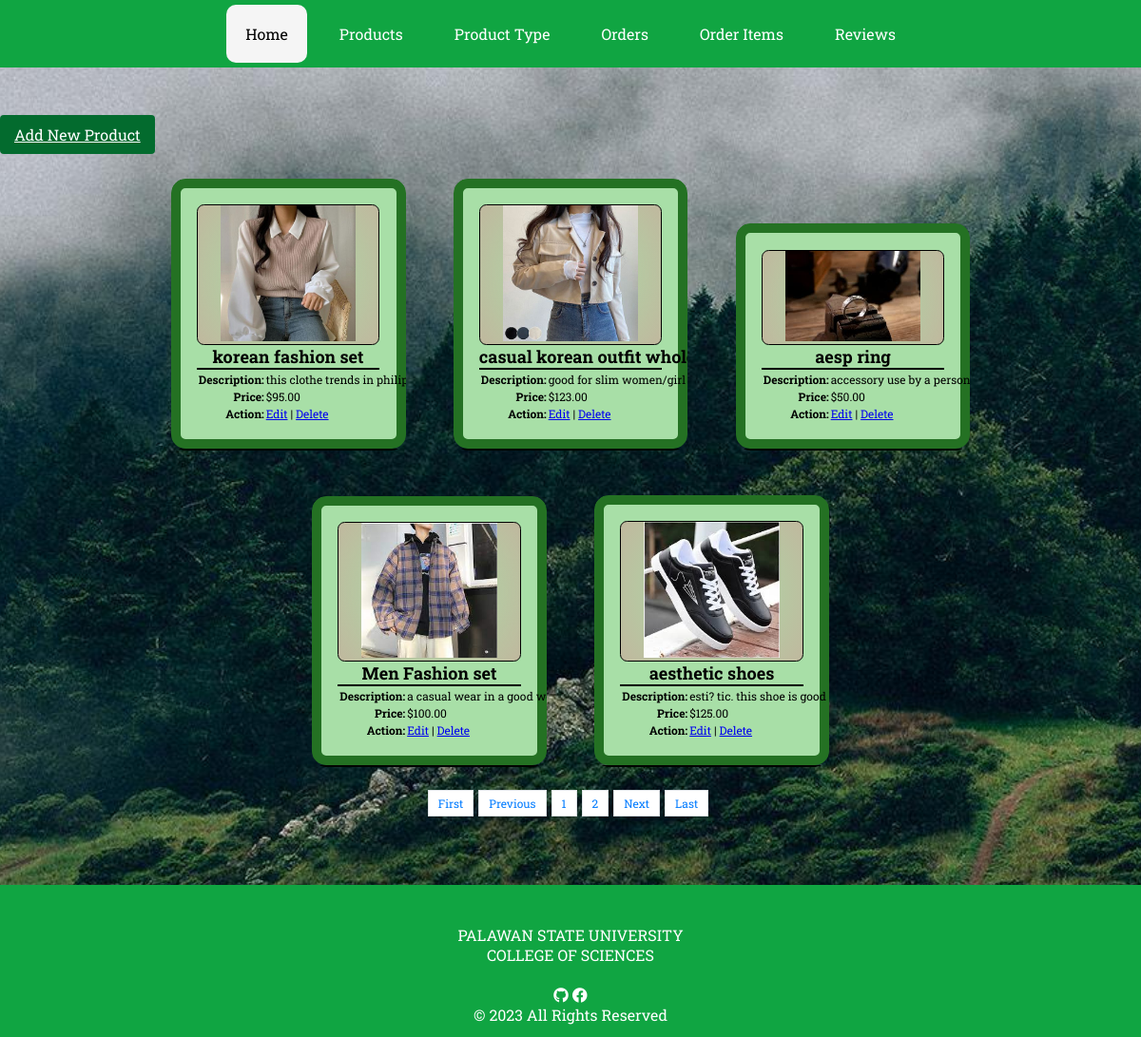
Screenshot of /products/ with the database file from the repository.
### record/models.py (models this page shows, shortened)
class BaseModel(models.Model):
    created_at = models.DateTimeField(auto_now=True, db_index=True)
    updated_at = models.DateTimeField(auto_now=True)
    class Meta:
        abstract = True

class Product(BaseModel):
    product_id = models.AutoField(primary_key=True)
    name = models.CharField(max_length=255)
    description = models.TextField()
    price = models.DecimalField(max_digits=10, decimal_places=2)
    image = models.ImageField(upload_to='product_images/', blank=True, null=True)

### record/views.py (the view)
# urls.py: path('products/', ProductListView.as_view(), name='product-list'),
class ProductListView(ListView):
    model = Product
    template_name = 'product_list.html'
    context_object_name = 'products'
    paginate_by = 5
    def get_queryset(self):
        return Product.objects.all()

### record/templates/product_list.html
{% extends 'base.html' %}
{% load static %}
{% block content %}
  <a href="{% url 'product-add' %}" class="custom-btn btn btn-primary">Add New Product</a><br>
  <section class="cards-container">
    {% for product in products %}
      <div class="card-box">
        <div class="card">
          <div class="card-type" id="product">
            <div class="card-image" id="product-img">
              {% if product.image %}
                <img src="{{ product.image.url }}" alt="{{ product.name }} Image">
              {% else %}
                <p>No image available</p>
              {% endif %}
            </div>
            <div class="card-name">
              <h2 class="sbs">{{ product.name }}</h2>
              <hr />
            </div>
            <table class="card-stats">
              <tbody>
                <tr>
                  <th>Description:</th>
                  <td>{{ product.description }}</td>
                </tr>
                <tr>
                  <th>Price:</th>
                  <td>${{ product.price }}</td>
                </tr>
                <tr>
                  <th>Action:</th>
                  <td>
                    <a href="{% url 'product-update' product.product_id %}">Edit</a> |
                    <a href="{% url 'product-delete' product.product_id %}">Delete</a>
                  </td>
                </tr>
              </tbody>
            </table>
          </div>
          <hr />
        </div>
      </div>
    {% endfor %}
    <div>
      {% include 'includes/pagination.html' %}
    </div>
  </section>
{% endblock %}

### record/templates/base.html (shortened to what this page needs)
{% load static %}
<!DOCTYPE html>
<html lang="en">
  <head>
    <link rel="stylesheet" href="{% static 'css/style.css' %}" />
    <link rel="stylesheet" href="https://cdnjs.cloudflare.com/ajax/libs/font-awesome/5.15.4/css/all.min.css">
  </head>
  <body>
    <section class="navbar">
      <a href="{% url 'home' %}" class="btn" id="active"> Home </a>
      <a href="{% url 'product-list' %}" class="btn"> Products </a>
      <a href="{% url 'category-list' %}" class="btn"> Product Type </a>
      <a href="{% url 'order-list' %}" class="btn"> Orders </a>
      <a href="{% url 'orderitem-list' %}" class="btn"> Order Items </a>
      <a href="{% url 'review-list' %}" class="btn"> Reviews </a>
    </section>
    <main>
      {% block content %}
      {% endblock%}
    </main>
    {% include 'includes/footer.html' %}
  </body>
</html>

### record/templates/includes/pagination.html (shortened to what this page needs)
{% if is_paginated %}
    <nav aria-label="Topics pagination" class="mb-4">
        <ul class="pagination">
            {% if page_obj.number > 1 %}
                <li class="page-item">
                <a class="page-link" href="?page=1">First</a>
                </li>
            {% else %}
                <li class="page-item disabled">
                <span class="page-link">First</span>
                </li>
            {% endif %}
            {% if page_obj.has_previous %}
                <li class="page-item">
                <a class="page-link" href="?page={{ page_obj.previous_page_number}}">Previous</a>
                </li>
            {% else %}
                <li class="page-item disabled">
                <span class="page-link">Previous</span>
                </li>
            {% endif %}
            {% for page_num in paginator.page_range %}
                {% if page_obj.number == page_num %}
                    <li class="page-item active">
                        <span class="page-link">
                            {{ page_num }}
                        </span>
                    </li>
                    {% elif page_num > page_obj.number|add:'-3' and page_num < page_obj.number|add:'3' %}
                        <li class="page-item">
                        <a class="page-link" href="?page={{ page_num }}">{{ page_num }}</a>
                        </li>
                {% endif %}
            {% endfor %}
            {% if page_obj.has_next %}
                <li class="page-item">
                <a class="page-link" href="?page={{ page_obj.next_page_number }}">Next</a>
                </li>
            {% else %}
                <li class="page-item disabled">
                <span class="page-link">Next</span>
                </li>
            {% endif %}
            {% if page_obj.number != paginator.num_pages %}
                <li class="page-item">
                <a class="page-link" href="?page={{ paginator.num_pages }}">Last</a>
                </li>
            {% else %}
                <li class="page-item disabled">
                <span class="page-link">Last</span>
                </li>
            {% endif %}
        </ul>
    </nav>
{% endif %}

### record/templates/includes/footer.html
<footer>
    <br />
    <br />
    <p>
       PALAWAN STATE UNIVERSITY <br>
       COLLEGE OF SCIENCES
    </p>
    <br>
    <div class="social-icons">
        <a href="https://github.com/LastnAccount" target="_blank" class="icon-link"><i class="fab fa-github"></i>
        </a>
        <a href="https://www.facebook.com/carljay.almojuela.1" target="_blank" class="icon-link"><i class="fab fa-facebook"></i>
        </a>
    </div>
    <p>
        &copy; 2023 All Rights Reserved
    </p>

### record/static/css/style.css (style rules this page uses)
* { margin: 0; padding: 0; font-family: 'Roboto Slab'; }
body { background-image: url('../images/bg.jpg'); background-size: cover; background-position: center; background-attachment: fixed; height: 100%; margin: 0; padding: 0; }
main { padding-top: 60px; padding-bottom: 60px; }
.navbar { background-color: rgb(16, 165, 66); overflow: hidden; text-align: center; position: sticky; top: 0; z-index: 100; }
.navbar a { margin: 5px; float: none; display: inline-block; color: white; text-align: center; padding: 20px 20px; text-decoration: none; }
.custom-btn.btn.btn-primary { background-color: rgb(3, 107, 46); color: white; padding: 10px 15px; border-radius: 4px; cursor: pointer; }
.navbar #active { border-radius: 10px; background-color: whitesmoke; color: black; }
footer { position: fixed; height: 20vh; width: 100%; background-color: rgb(16, 165, 66); color: white; bottom: 0; text-align: center; }
.cards-container { min-height: auto; margin: 1%; text-align: center; font-size: 12px; padding-bottom: 160px; }
.card-box { display: inline-block; padding: 2%; width: 25%; max-width: 400px; height: 50%; max-height: 480px; box-sizing: border-box; }
.card { border-radius: 15px; text-align: left; height: 100%; overflow: hidden; white-space: nowrap; text-overflow: ellipsis; }
.card .card-image, .card .card-name, .card h2 { text-align: center; }
.card hr { border: solid 1px black; }
.card .card-type { padding: 7%; border-radius: 15px; }
.card .card-image { border-radius: 7.5px; border: solid 1px black; }
.card img { width: 75%; }
.card .card-name .sbs { display: inline-block; }
.card .card-stats th { text-align: right; }
.card-type, #professor { background-color: #a8dfa7; border: solid 10px #247123; }
.card-image, #professor-img { background: radial-gradient(circle, transparent, #c0b89e); }
.pagination { display: flex; justify-content: center; list-style: none; padding: 0; }
.page-item { margin-right: 5px; }
.page-link { display: block; padding: 5px 10px; text-decoration: none; border: 1px solid #dee2e6; color: #007bff; background-color: #fff; }
.page-item.disabled { color: #6c757d; pointer-events: none; cursor: not-allowed; background-color: #fff; border-color: #dee2e6; }
.page-item.active { color: #fff; background-color: #007bff; border-color: #007bff; z-index: 3; }
.social-icons a { color: white; text-decoration: none; }

### rows the page displays
Product: image (picture), name "korean fashion set", description "this clothe trends in phil…", price "95.00"
Product: image (picture), name "casual korean outfit wh…", description "good for slim women/gi…", price "123.00"
Product: image (picture), name "aesp ring", description "accessory use by a pers…", price "50.00"
Product: image (picture), name "Men Fashion set", description "a casual wear in a good…", price "100.00"
Product: image (picture), name "aesthetic shoes", description "esti? tic. this shoe is goo…", price "125.00"

### other values shown
{{ page_num }} "1"
{{ page_num }} "2"
